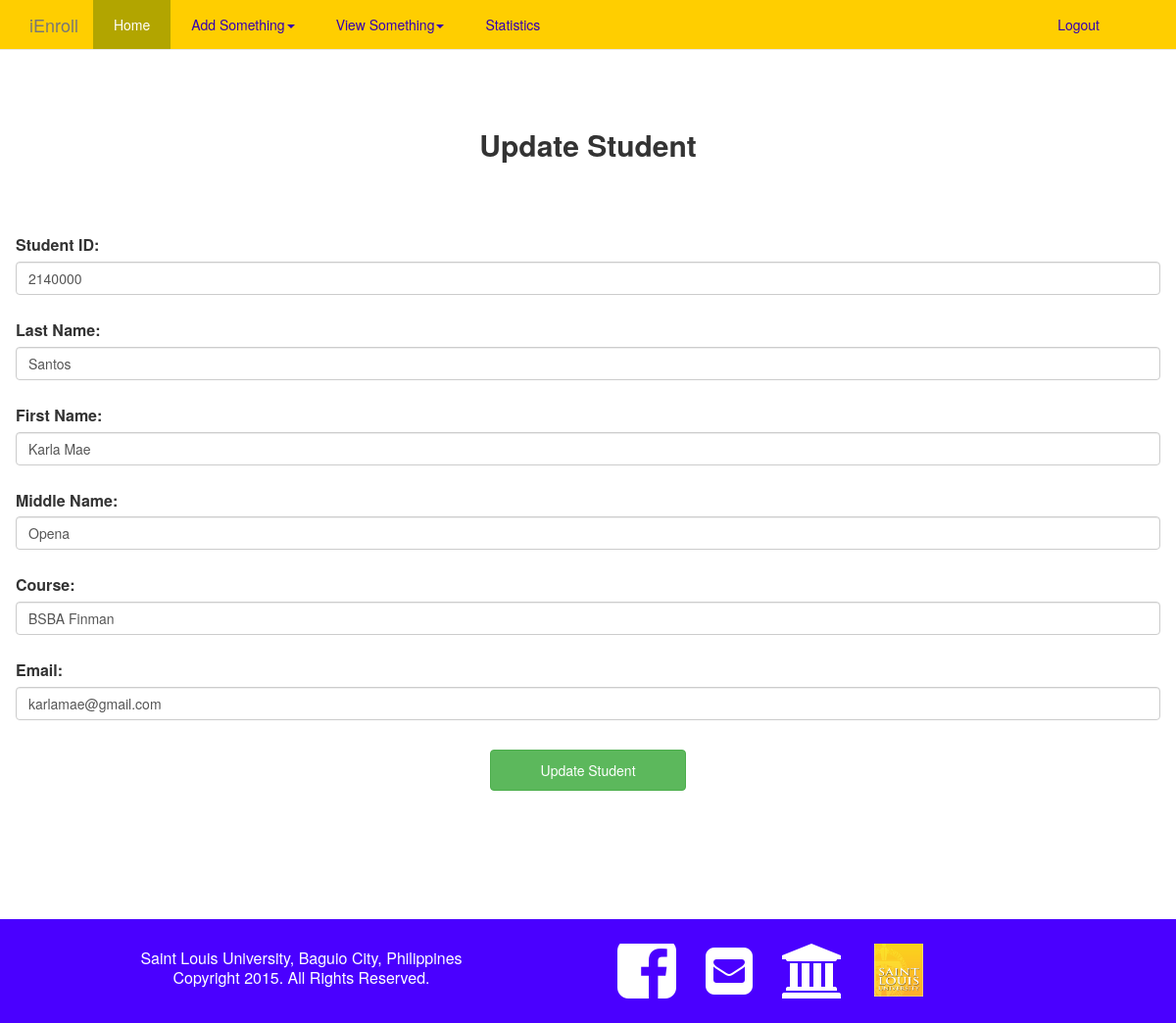
The app's page /updateStudent.php?student_id=2140000 with its own data.
### tables this page shows
CREATE TABLE IF NOT EXISTS `students` (
  `student_id` INT NOT NULL AUTO_INCREMENT,
  `password` VARCHAR(25) NOT NULL,
  `last_name` VARCHAR(45) NOT NULL,
  `first_name` VARCHAR(45) NOT NULL,
  `middle_name` VARCHAR(45) NULL,
  `gender` CHAR(1) NOT NULL,
  `course` VARCHAR(13) NULL,
  `email` VARCHAR(50) NULL,
  PRIMARY KEY (`student_id`),
  UNIQUE INDEX `student_id_UNIQUE` (`student_id` ASC));

### updateStudent.php (the view, shortened to what this page needs)
<?php
	include "fragments/header.php";
	include "fragments/nav.php";
	require_once("fragments/connection.php");
	$student_id = $_GET["student_id"];
	$query = $pdo->prepare("SELECT * FROM students WHERE student_id=?;");
	    $query->bindValue(1,$student_id);
		$query->execute();
		$result = $query->fetch();
?>
	<div class="container-fluid" id="other">
		<div class="container well">
			<h2>Update Student</h2>
			<form action="updateStudent.php?student_id=<?php echo $student_id?>" id="form" method="post">
				<label>Student ID: </label>
					<input class="form-control" type="text" name="student_id" value="<?php echo $result["student_id"] ?>" />
				<label>Last Name: </label>
					<input class="form-control" type="text" name="last_name" value="<?php echo $result["last_name"] ?>" />
				<label>First Name: </label>
					<input class="form-control" type="text" name="first_name" value="<?php echo $result["first_name"] ?>" />
				<label>Middle Name:</label>
					<input class="form-control" type="text" name="middle_name" value="<?php echo $result["middle_name"] ?>" />
				<label>Course:</label>
					<input class="form-control" type="text" name="email" value="<?php echo $result["course"] ?>" />
				<label>Email:</label>
					<input class="form-control" type="text" name="email" value="<?php echo $result["email"] ?>" />
				<button class="btn btn-success" type="submit" name="update">Update Student</button>
			</form>
		</div>
	</div>
<?php include "fragments/footer.php" ?>

### css/style.css (style rules this page uses)
p, label { font-size: 12pt; }
h1, h2 { font-weight: 700; text-align: center; }
label { padding-top: 25px; font-weight: 700; }
.btn { display: block; margin-left: auto; margin-right: auto; padding: 10px 50px; margin-top: 30px; }
.well { background-color: #ffffff; padding: 40px 0; border-color: #ffffff; box-shadow: none; }
#other { margin-top: 60px; margin-bottom: 70px; }
#other > div > h2, #other > h1 { padding: 10px 0 40px; }

### records on screen
students: student_id "2140000", last_name "Santos", first_name "Karla Mae", middle_name "Opena", email "BSBA Finman", email "karlamae@gmail.com"
